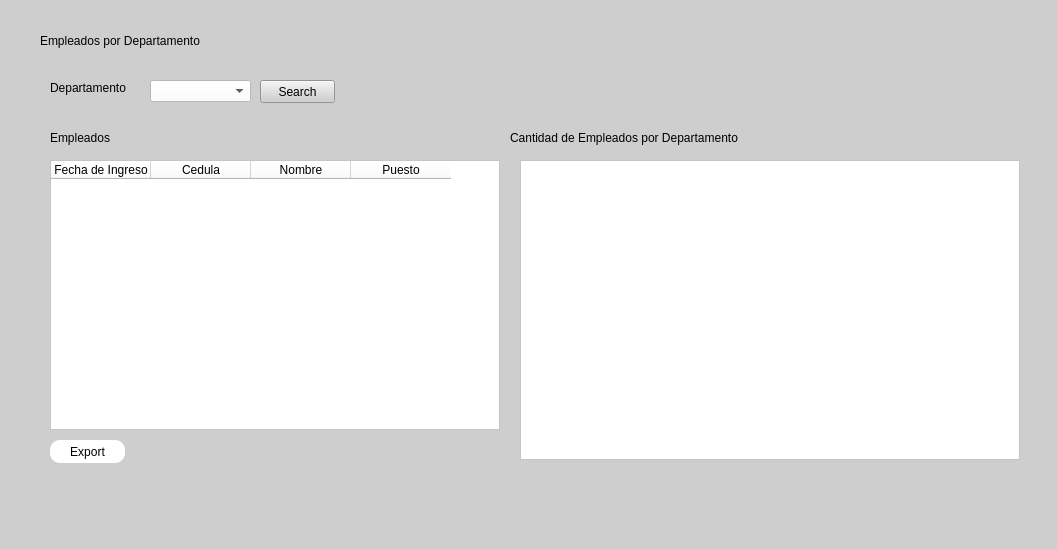
<?xml version="1.0" encoding="UTF-8"?>
<ui version="4.0">
 <class>ReporteEmpleados</class>
 <widget class="QWidget" name="ReporteEmpleados">
  <property name="geometry">
   <rect>
    <x>0</x>
    <y>0</y>
    <width>1057</width>
    <height>549</height>
   </rect>
  </property>
  <property name="sizePolicy">
   <sizepolicy hsizetype="Expanding" vsizetype="Expanding">
    <horstretch>0</horstretch>
    <verstretch>0</verstretch>
   </sizepolicy>
  </property>
  <property name="minimumSize">
   <size>
    <width>1020</width>
    <height>500</height>
   </size>
  </property>
  <property name="windowTitle">
   <string>Empleados por Departamento</string>
  </property>
  <property name="styleSheet">
   <string notr="true">background-color: rgb(206, 206, 206);</string>
  </property>
  <widget class="QLabel" name="labelHeader">
   <property name="geometry">
    <rect>
     <x>40</x>
     <y>20</y>
     <width>261</width>
     <height>41</height>
    </rect>
   </property>
   <property name="styleSheet">
    <string notr="true">font: 43 10pt &quot;Segoe UI Semibold&quot;;
border:none;
background-color: rgba(0,0,0,0%);</string>
   </property>
   <property name="text">
    <string>Empleados por Departamento</string>
   </property>
  </widget>
  <widget class="QTableWidget" name="tblEmpleadosDepartamento">
   <property name="geometry">
    <rect>
     <x>50</x>
     <y>160</y>
     <width>450</width>
     <height>270</height>
    </rect>
   </property>
   <property name="styleSheet">
    <string notr="true">background-color: rgb(255, 255, 255);</string>
   </property>
   <property name="editTriggers">
    <set>QAbstractItemView::NoEditTriggers</set>
   </property>
   <property name="sortingEnabled">
    <bool>true</bool>
   </property>
   <column>
    <property name="text">
     <string>Fecha de Ingreso</string>
    </property>
   </column>
   <column>
    <property name="text">
     <string>Cedula</string>
    </property>
   </column>
   <column>
    <property name="text">
     <string>Nombre</string>
    </property>
   </column>
   <column>
    <property name="text">
     <string>Puesto</string>
    </property>
   </column>
  </widget>
  <widget class="QComboBox" name="cmbBoxDepartamento">
   <property name="geometry">
    <rect>
     <x>150</x>
     <y>80</y>
     <width>101</width>
     <height>22</height>
    </rect>
   </property>
   <property name="styleSheet">
    <string notr="true">background-color: rgb(255, 255, 255);</string>
   </property>
  </widget>
  <widget class="QLabel" name="labelDepartamentos">
   <property name="geometry">
    <rect>
     <x>50</x>
     <y>80</y>
     <width>91</width>
     <height>16</height>
    </rect>
   </property>
   <property name="styleSheet">
    <string notr="true">font: 43 10pt &quot;Segoe UI Semibold&quot;;
border:none;
background-color: rgba(0,0,0,0%);</string>
   </property>
   <property name="text">
    <string>Departamento</string>
   </property>
  </widget>
  <widget class="QLabel" name="labelEmpleados">
   <property name="geometry">
    <rect>
     <x>50</x>
     <y>130</y>
     <width>71</width>
     <height>16</height>
    </rect>
   </property>
   <property name="styleSheet">
    <string notr="true">font: 43 10pt &quot;Segoe UI Semibold&quot;;
border:none;
background-color: rgba(0,0,0,0%);</string>
   </property>
   <property name="text">
    <string>Empleados</string>
   </property>
  </widget>
  <widget class="QLabel" name="labelGrafico">
   <property name="geometry">
    <rect>
     <x>510</x>
     <y>130</y>
     <width>271</width>
     <height>16</height>
    </rect>
   </property>
   <property name="styleSheet">
    <string notr="true">font: 43 10pt &quot;Segoe UI Semibold&quot;;
border:none;
background-color: rgba(0,0,0,0%);</string>
   </property>
   <property name="text">
    <string>Cantidad de Empleados por Departamento</string>
   </property>
  </widget>
  <widget class="QPushButton" name="btnExport">
   <property name="geometry">
    <rect>
     <x>50</x>
     <y>440</y>
     <width>75</width>
     <height>23</height>
    </rect>
   </property>
   <property name="styleSheet">
    <string notr="true">QPushButton{
background-color:rgb(255, 255, 255);
border:none;
border-radius:10px;
font: 63 10pt &quot;Segoe UI Semibold&quot;;
}

QPushButton:hover{

border:2px solid #55C1FA;
border-radius:10px;
}</string>
   </property>
   <property name="text">
    <string>Export</string>
   </property>
  </widget>
  <widget class="QPushButton" name="btnSearch">
   <property name="geometry">
    <rect>
     <x>260</x>
     <y>80</y>
     <width>75</width>
     <height>23</height>
    </rect>
   </property>
   <property name="text">
    <string>Search</string>
   </property>
  </widget>
  <widget class="QFrame" name="graphicFrame">
   <property name="geometry">
    <rect>
     <x>520</x>
     <y>160</y>
     <width>500</width>
     <height>300</height>
    </rect>
   </property>
   <property name="styleSheet">
    <string notr="true">background-color: rgb(255, 255, 255);</string>
   </property>
   <property name="frameShape">
    <enum>QFrame::StyledPanel</enum>
   </property>
   <property name="frameShadow">
    <enum>QFrame::Raised</enum>
   </property>
  </widget>
 </widget>
 <resources/>
 <connections/>
</ui>
